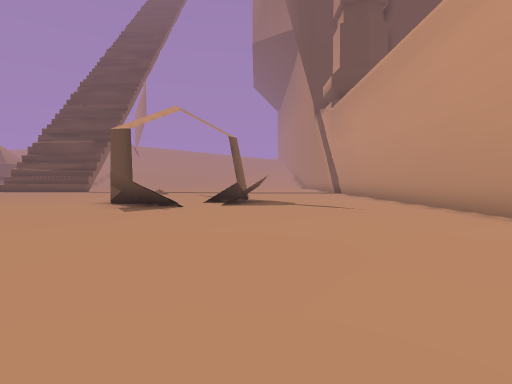
View 1 (above)

24 first-person views from a walk through a 3-D level made in the Unity game engine. The camera is 1.3 m above the floor, tilts 2° down and sees 80° across. The floor is counted in squares, 2 m on a side. Each view is taken from the middle of a square. On the plan, view 1 faces up. The plan holds only what a view shows up to about 10 squares ahead; the rest is blank. The place goes on beyond the plan. The player is left out.

View 2
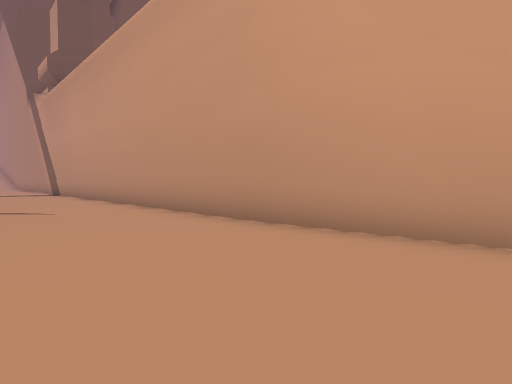

View 3
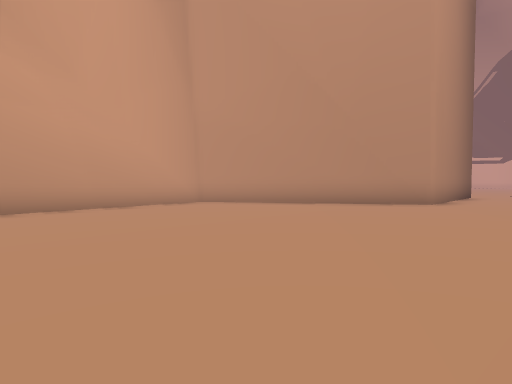

View 4
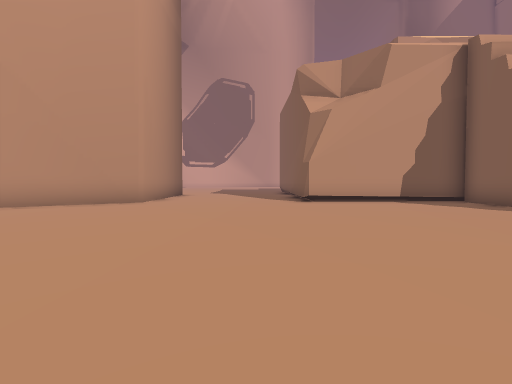

View 5
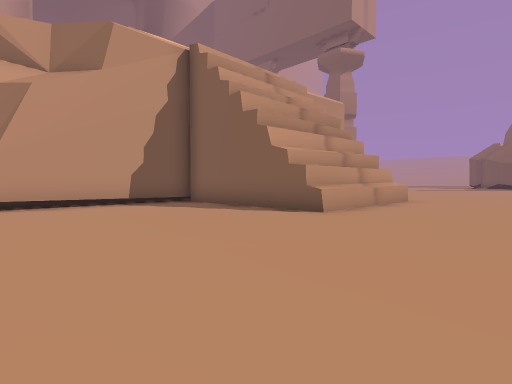

View 6
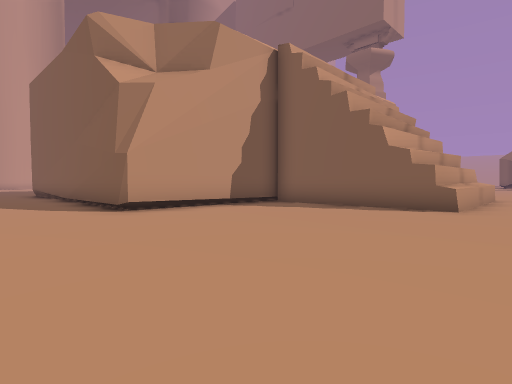

View 7
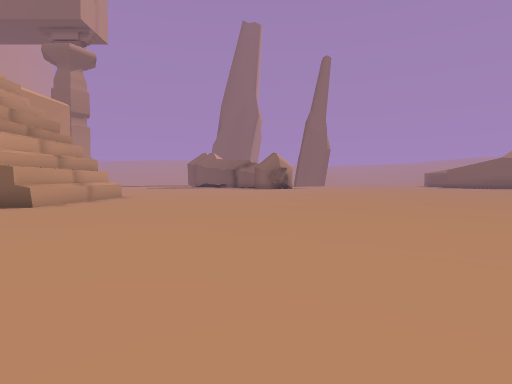

View 8
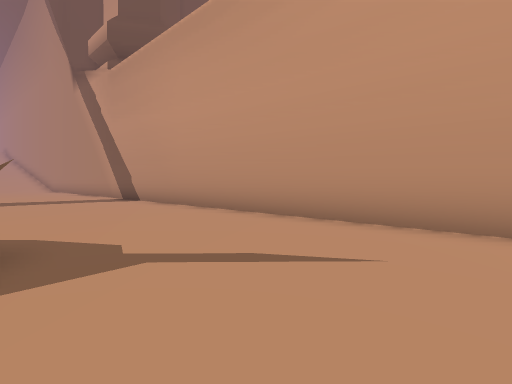

View 9
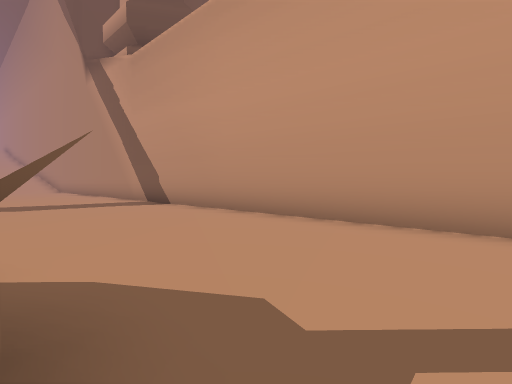

View 10
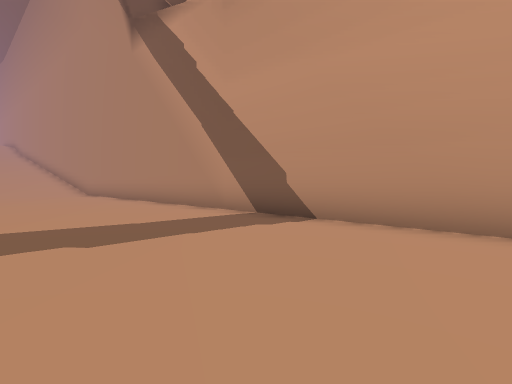

View 11
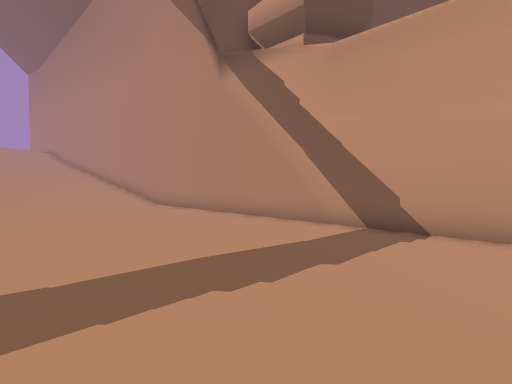

View 12
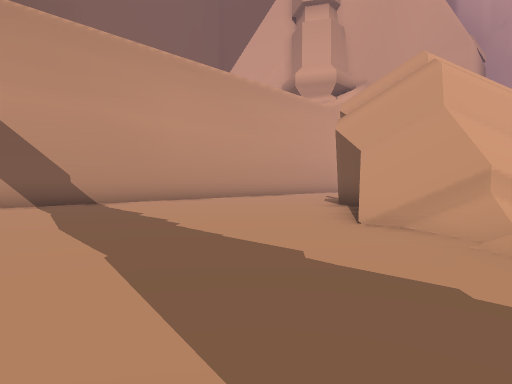

View 13
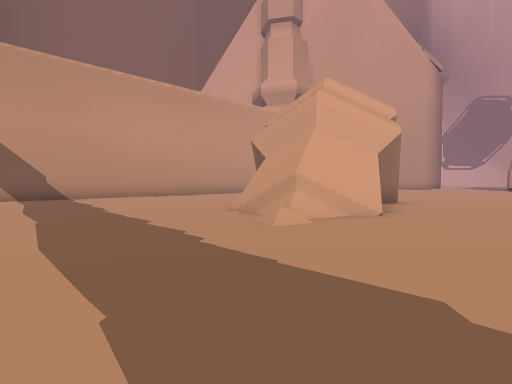

View 14
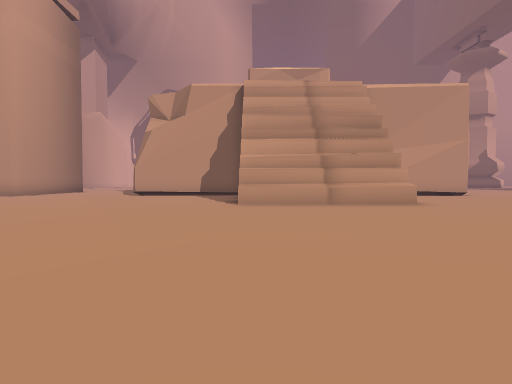

View 15
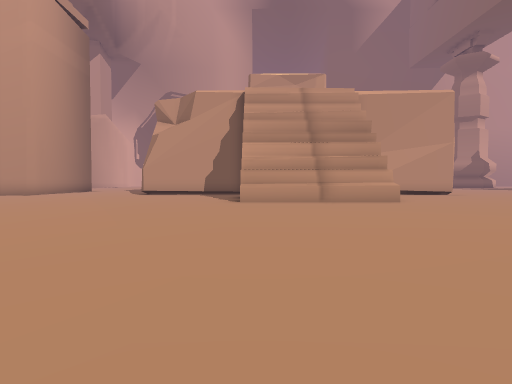

View 16
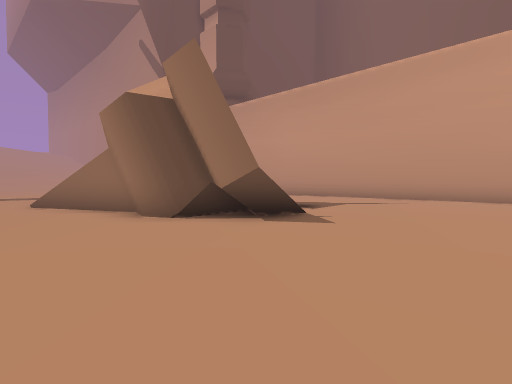

View 17
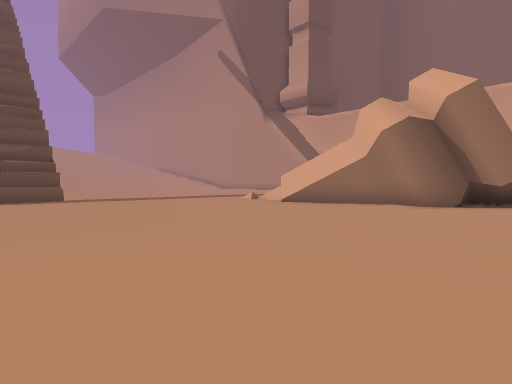

View 18
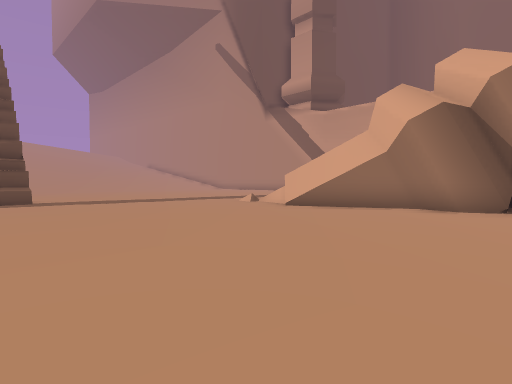

View 19
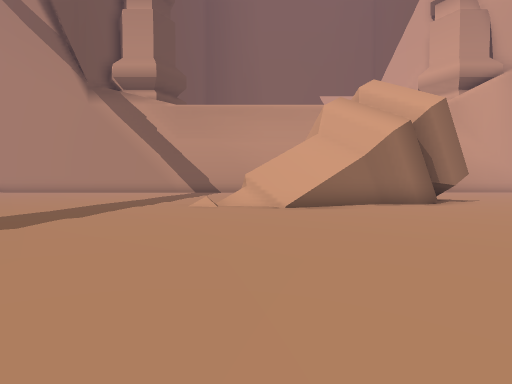

View 20
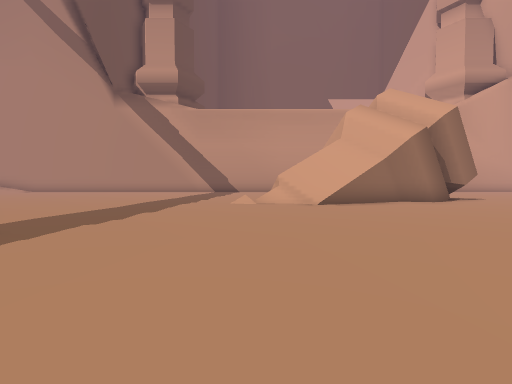

View 21
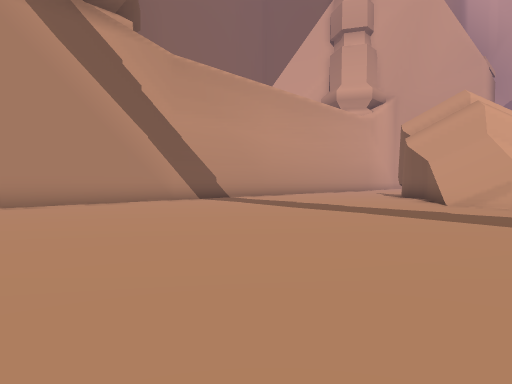

View 22
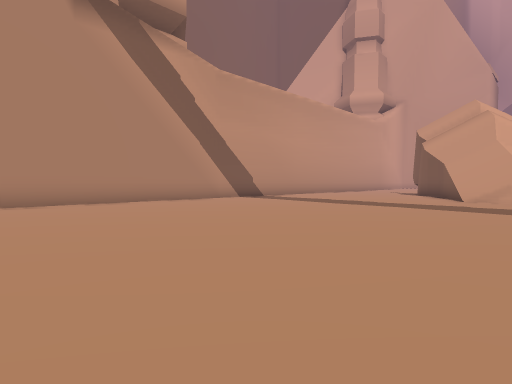

View 23
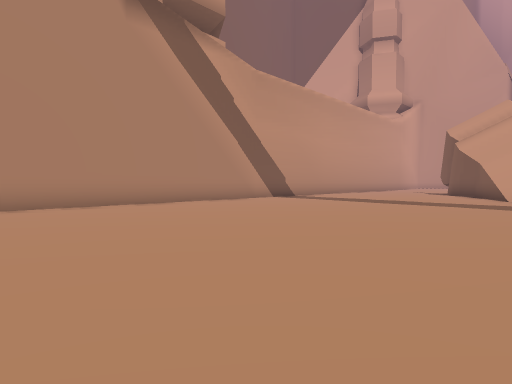

View 24
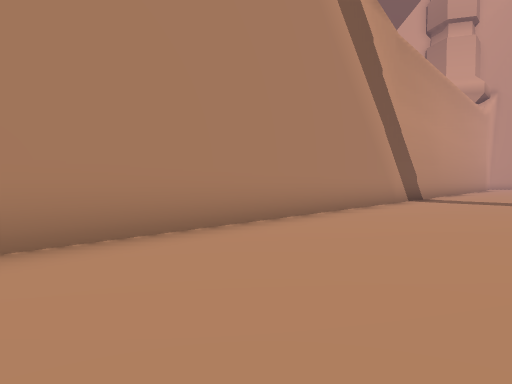

### Floor plan
Key: @ floor where view 1 was taken; # wall or solid block; . floor; / step, stairs or slope; = window, fence, low wall or low ledge.
Columns run from 16 left of view 1 to 5 right of it. Each row starts with its distance up from view 1.
 28                  ....#
 27             .........#
 26            ..........#
 25            ..........#
 24            ..........#
 23            ..........#
 22           ...........#
 21          ............#
 20         .............#
 19     ##...............#
 18     .................#
 17     .................#
 16    ..................#
 15   .........//........#
 14    ........##/.......#
 13     .......#  #......#
 12    ........#  ##.....#
 11    ........##  # ....#
 10    .........#  ##....#
  9    .........##  #....#
  8    .........##=......#
  7    ..................#
  6    ..................#
  5   ...................#
  4  ....................#
  3  ....................#
  2 .....................#
  1 .....................#
  0 ................@....#
 -1 ... .................#
 -2 .#####...............#
 -3      #..............##
 -4      #............###
 -5      #...........##
 -6      #..........##
 -7      ######.....#
 -8           #.. ..#
 -9           #.. ..#

Where each view was taken, in squares from view 1:
view 1: 0 up, 0 right, facing up
view 2: 0 up, 1 right, facing up-right
view 3: 3 up, 3 left, facing down-right
view 4: 3 up, 4 left, facing down
view 5: 2 up, 5 left, facing down-left
view 6: 0 up, 3 left, facing down-left
view 7: 4 up, 3 left, facing left
view 8: 6 up, 0 right, facing up-right
view 9: 8 up, 0 right, facing up-right
view 10: 13 up, 0 right, facing up-right
view 11: 14 up, 3 left, facing up-right
view 12: 19 up, 5 left, facing down-right
view 13: 19 up, 8 left, facing down-right
view 14: 7 up, 11 left, facing down
view 15: 8 up, 11 left, facing down
view 16: 4 up, 7 left, facing up-right
view 17: 7 up, 13 left, facing up-right
view 18: 8 up, 12 left, facing up-right
view 19: 14 up, 13 left, facing right
view 20: 15 up, 14 left, facing right
view 21: 24 up, 5 left, facing down-right
view 22: 26 up, 5 left, facing down-right
view 23: 27 up, 4 left, facing down-right
view 24: 28 up, 1 right, facing down-right
